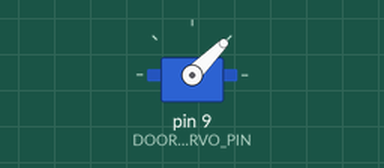
The sketch below on a simulated Arduino Uno, built with avr-gcc and run on an emulated ATmega328P. Shown: servo.

Above: at 2.05 s.
At 5.05 s:
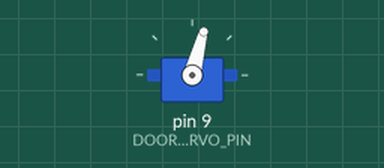
At 6.55 s:
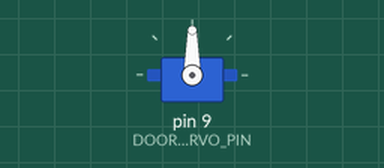
At 8.1 s:
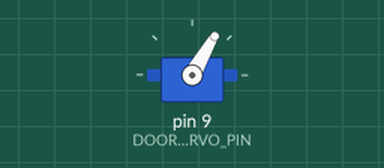
Timing chart, 0 to 10.0 s (numbered marks = the images above):
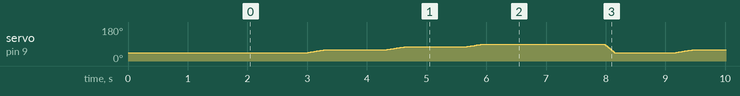

The sketch:

Servo_Test.ino
```cpp
#define DOOR_RELEASE_ANGLE 0
#define COIN_ONE 60
#define COIN_TWO 75
#define COIN_THREE 90

#define DOOR_ATTACH_ANGLE 45
#define DOOR_SERVO_PIN 9
#include <Servo.h>
Servo DoorServo;
int state = 0;
void setup() {
  Serial.begin(9600); // Default communication rate of the Bluetooth module
  InitDoorServo();
  delay(2000);
}
void loop() {

//  while(Serial.available() > 0) { // Checks whether data is comming from the serial port
////    state = Serial.read(); // Reads the data from the serial port
//  }
  delay(1000);
  TurnCoinOne();
//  while(Serial.available() > 0) { // Checks whether data is comming from the serial port
////    state = Serial.read(); // Reads the data from the serial port
//  }
  delay(1000);
  TurnCoinTwo();
//  while(Serial.available() > 0) { // Checks whether data is comming from the serial port
////    state = Serial.read(); // Reads the data from the serial port
//  }
  delay(1000);
  TurnCoinThree();
//  while(Serial.available() > 0) { // Checks whether data is comming from the serial port
////    state = Serial.read(); // Reads the data from the serial port
//  }
  delay(2000);
  TurnDoorAttach();


}


void InitDoorServo(){
  DoorServo.attach(DOOR_SERVO_PIN);
  DoorServo.write(DOOR_ATTACH_ANGLE);
}


void TurnDoorAttach(){
  for (int pos = COIN_THREE; pos >= DOOR_ATTACH_ANGLE; pos -= 5){
    DoorServo.write(pos);
    delay(20);
  }
}

void TurnCoinOne(){
  for (int pos = DOOR_ATTACH_ANGLE; pos <= COIN_ONE; pos += 1){
    DoorServo.write(pos);
    delay(20);
  }
}
void TurnCoinTwo(){
  for (int pos = COIN_ONE; pos <= COIN_TWO; pos += 1){
    DoorServo.write(pos);
    delay(20);
  }
}

void TurnCoinThree(){
  for (int pos = COIN_TWO; pos <= COIN_THREE; pos += 1){
    DoorServo.write(pos);
    delay(20);
  }
}
```
